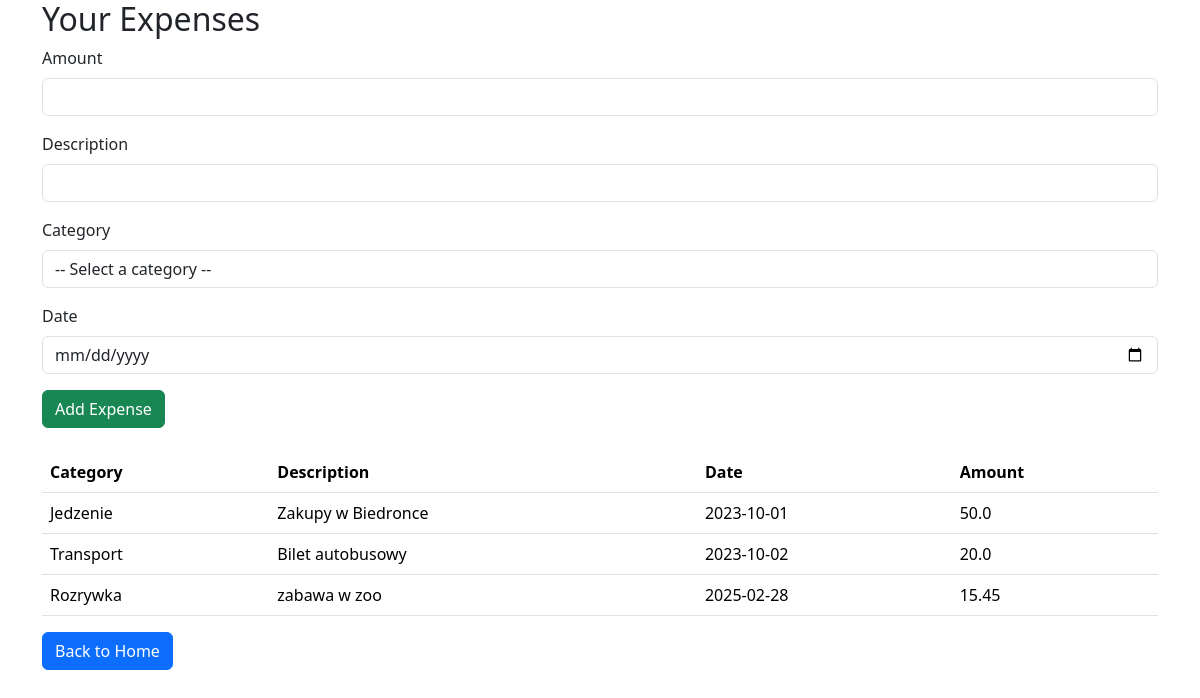
The page /dashboard (signed in) on the database as committed earlier.
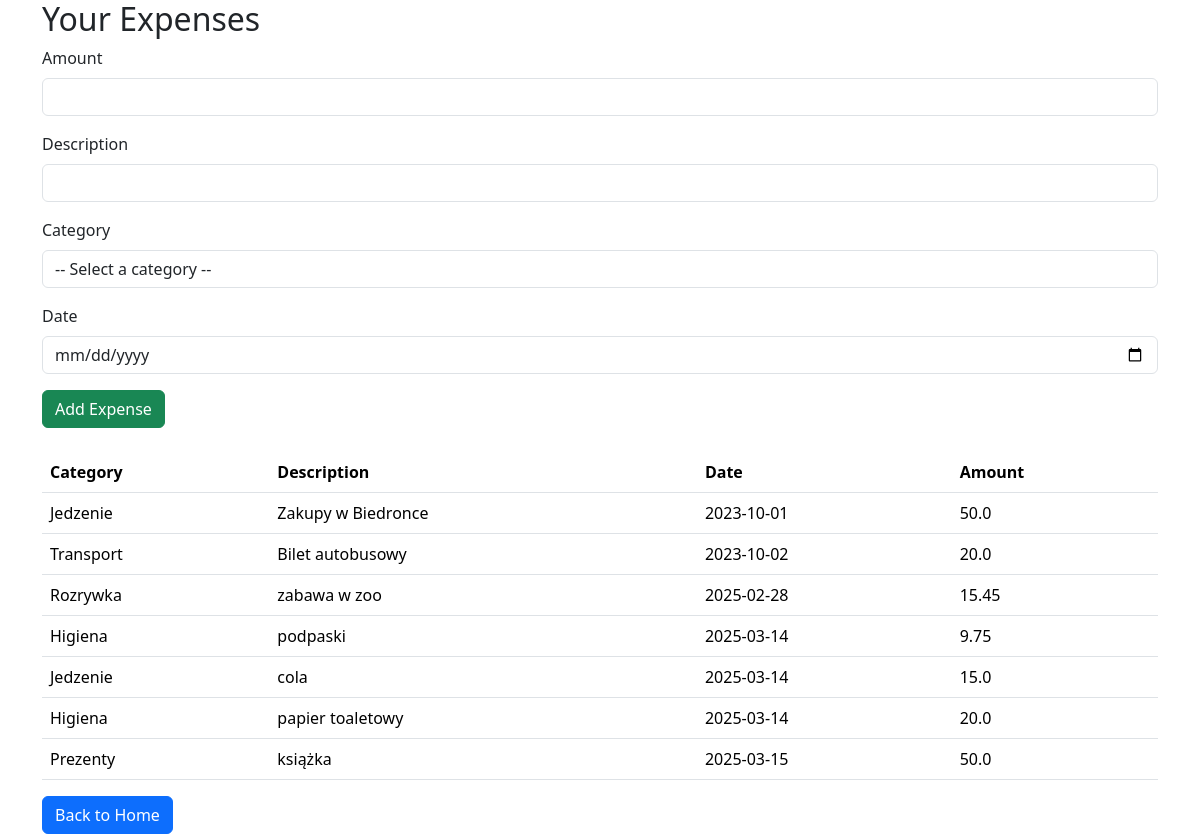
The same page on the database as committed later.
### tables this page shows
CREATE TABLE expenses (
    id INTEGER PRIMARY KEY AUTOINCREMENT,
    user_id INTEGER NOT NULL,
    category_id INTEGER NOT NULL,
    amount REAL NOT NULL,
    description TEXT,
    date DATETIME NOT NULL,
    FOREIGN KEY (user_id) REFERENCES users(id),
    FOREIGN KEY (category_id) REFERENCES categories(id)
);

CREATE TABLE categories (
    id INTEGER PRIMARY KEY AUTOINCREMENT,
    name TEXT NOT NULL,
    user_id INTEGER NOT NULL,
    FOREIGN KEY (user_id) REFERENCES users(id)
);

### app.py (the view)
@app.route('/dashboard')
def dashboard():
    if 'user_id' not in session:
        flash('Please log in to access the dashboard.', 'error')
        return redirect(url_for('index'))
    user_id = session['user_id']
    conn = get_db_connection()
    expenses = conn.execute('''
        SELECT expenses.id, expenses.amount, expenses.description, expenses.date,
               categories.name AS category
        FROM expenses
        JOIN categories ON expenses.category_id = categories.id
        WHERE expenses.user_id = ?
    ''', (user_id,)).fetchall()
    categories = conn.execute('SELECT * FROM categories WHERE user_id = ?', (user_id,)).fetchall()
    print("Expenses:", expenses)
    print("Categories:", categories)
    conn.close()
    return render_template('dashboard.html',expenses=expenses, categories=categories)

### app.py (called while the page is built)
def get_db_connection():
    conn = sqlite3.connect('expense_tracker.db')
    conn.row_factory = sqlite3.Row
    return conn

### templates/dashboard.html (shortened to what this page needs)
<!DOCTYPE html>
<html lang="en">
<head>
    <link href="https://cdn.jsdelivr.net/npm/bootstrap@5.3.3/dist/css/bootstrap.min.css" rel="stylesheet">
</head>
<body>
    <div class="container">
        <h2>Your Expenses</h2>
        <form action="{{ url_for('add_expense') }}" method="post" class="mb-4">
            <div class="mb-3">
                <label for="amount" class="form-label">Amount</label>
                <input type="number" step="0.01" class="form-control" id="amount" name="amount" required min="0">
            </div>
            <div class="mb-3">
                <label for="description" class="form-label">Description</label>
                <input type="text" class="form-control" id="description" name="description" required>
            </div>
            <div class="mb-3">
                <label for="category" class="form-label">Category</label>
                <select class="form-control" id="category" name="category_id" required>
                    <option value="" disabled selected>-- Select a category --</option>
                </select>
            </div>
            <div class="mb-3">
                <label for="date" class="form-label">Date</label>
                <input type="date" class="form-control" id="date" name="date" required>
            </div>
            <button type="submit" class="btn btn-success">Add Expense</button>
        </form>
        <table class="table">
            <thead>
                <tr>
                    <th>Category</th>
                    <th>Description</th>
                    <th>Date</th>
                    <th>Amount</th>
                </tr>
            </thead>
            <tbody>
                {% for expense in expenses %}
                    <tr>
                        <td>{{ expense.category }}</td>
                        <td>{{ expense.description }}</td>
                        <td>{{ expense.date }}</td>
                        <td>{{ expense.amount }}</td>
                    </tr>
                {% endfor %}
            </tbody>
        </table>
        <a href="{{ url_for('index') }}" class="btn btn-primary">Back to Home</a>
    </div>
</body>
</html>

Rows that differ between the two databases and show on the page:
added expenses: category "Higiena", description "podpaski", date "2025-03-14", amount "9.75"
added expenses: category "Jedzenie", description "cola", date "2025-03-14", amount "15.0"
added expenses: category "Higiena", description "papier toaletowy", date "2025-03-14", amount "20.0"
added expenses: category "Prezenty", description "książka", date "2025-03-15", amount "50.0"
